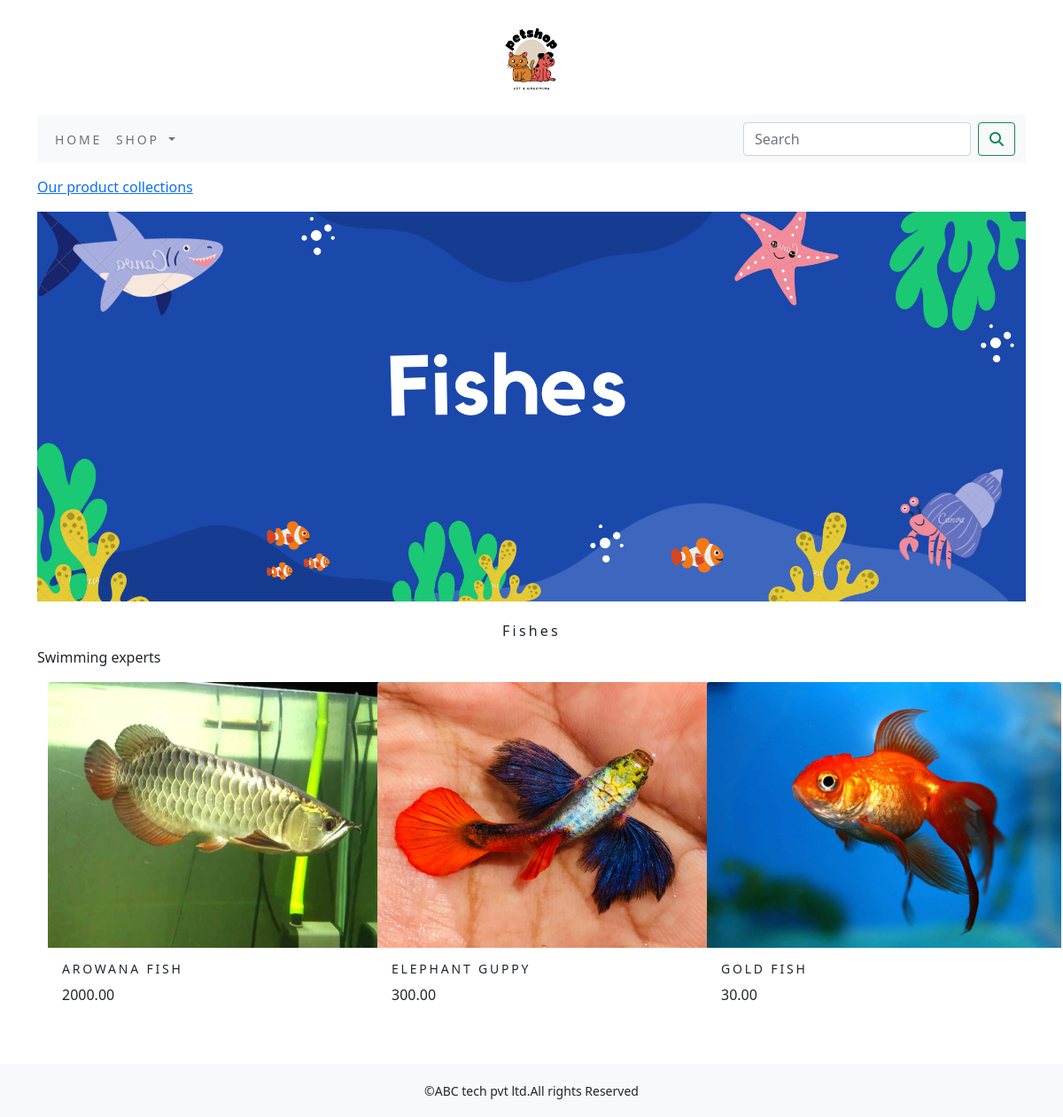
Screenshot of /shop/fishes/ with the database file from the repository.
### shop/models.py (models this page shows, shortened)
class Category(models.Model):
    name=models.CharField(max_length=250,unique=True)
    slug=models.SlugField(max_length=250,unique=True)
    description=models.TextField(blank=True)
    image = models.ImageField(upload_to='category', blank=True)
    class Meta:
        ordering=('name',)
        verbose_name='category'
        verbose_name_plural='categories'
    def get_url(self):
       return reverse('shop:product_by_category',args=[self.slug])

class Product(models.Model):
    name=models.CharField(max_length=250,unique=True)
    slug=models.SlugField(max_length=250,unique=True)
    description=models.TextField(blank=True)
    price=models.DecimalField(max_digits=10,decimal_places=2)
    category=models.ForeignKey(Category,on_delete=models.CASCADE)
    image=models.ImageField(upload_to='product',blank=True)
    stock=models.IntegerField()
    available=models.BooleanField(default=True)
    created=models.DateTimeField(auto_now_add=True)
    updated=models.DateTimeField(auto_now=True)
    def get_url(self):
        return reverse('shop:prodCatdetail',args=[self.category.slug,self.slug])
    class Meta:
        ordering=('name',)
        verbose_name='product'
        verbose_name_plural='products'

### shop/views.py (the view)
# urls.py: path('',views.allProdCat,name='allProdCat'),
def allProdCat(request, c_slug=None):
    c_page = None
    products_list = None
    if c_slug != None:
        c_page = get_object_or_404(Category, slug=c_slug)
        products_list = Product.objects.all().filter(category=c_page, available=True)
    else:
        products_list = Product.objects.all().filter(available=True)
    paginator=Paginator(products_list,6)
    try:
        page=int(request.GET.get('page','1'))
    except:
        page=1
    try:
        products=paginator.page(page)
    except   (EmptyPage,InvalidPage):
        products=paginator.page(paginator.num_pages)
    return render(request, "category.html", {'category': c_page, 'products': products})

### cart/context_processors.py (called while the page is built)
def counter(request):
    item_count=0
    if 'admin' in request.path:
        return {}
    else:
        try:
            cart=Cart.objects.filter(cart_id=_cart_id(request))
            car_items=CartItem.objects.all().filter(cart=cart[:1])
            for cart_item in car_items:
                item_count += cart_item.quantity
        except Cart.DoesNotExist:
            item_count =0
        return dict(item_count=item_count)

### cart/views.py (called while the page is built)
def _cart_id(request):
    cart=request.session.session_key
    if not cart:
        cart=request.session.create()
    return cart

### shop/context_processors.py (called while the page is built)
def menu_links(request):
    links=Category.objects.all()
    return dict(links=links)

### template/category.html (shortened to what this page needs)
{% extends 'base.html' %}
{% load static %}
{% block content %}
    {% if category %}
        <div>
            <div class="row my_row_class" >
                <div class="mx-auto">
                <p><a href="{% url 'shop:allProdCat' %}"> Our product collections </a></p>
            </div>
                </div>
        </div>
    {% endif %}
    <div class="mx_auto">
    {% if category %}
        <img class="my_image"  src="{{category.image.url}}" alt="{{category.name}}" >
    </div>
    <br>
    <div>
        <h1 class="text-center my_title"> {{category.name}}</h1>
        <p class="text-justify">{{category.description}}</p>
    </div>
    {% endif %}
    <div class="container">
        <div class="row mx_auto">
            {% for product in products.object_list %}
            <div class="my_bottom_margin col-9 col-sm-12 col-md-4  col-lg-4">
                <div class="card-text-center" style="min-width:18rem;">
                    <a href="{{product.get_url}}" ><img  src="{{product.image.url}}"  alt="{{product.name}}" style=" width:400px; height:300px; " class="card-img-top my_image" ></a>
                    <div class="card-body" >
                        <h4>{{product.name}}</h4>
                        <p>{{product.price}}</p>
                    </div>
                </div>
            </div>
            {% endfor %}
        </div>
        <br>
    </div>
{% endblock %}

### static/css/custom.css (style rules this page uses)
body { font-family: 'Roboto', sans-serif; }
.my_row_class { padding-top :15px; }
.my_image { width:100%; height:auto; }
.my_title { font-size:16px; text_transform:uppercase; letter-spacing: .2em; }
.my_bottom_margin { margin-bottom:10px; }
.card-body h4 { font-size:14px; text-transform:uppercase; letter-spacing:.2em; }

### rows the page displays
Category: image (picture), name "Fishes", description "Swimming experts"
Product: image (picture), name "AROWANA FISH", price "2000.00"
Product: image (picture), name "ELEPHANT GUPPY", price "300.00"
Product: image (picture), name "GOLD FISH", price "30.00"
